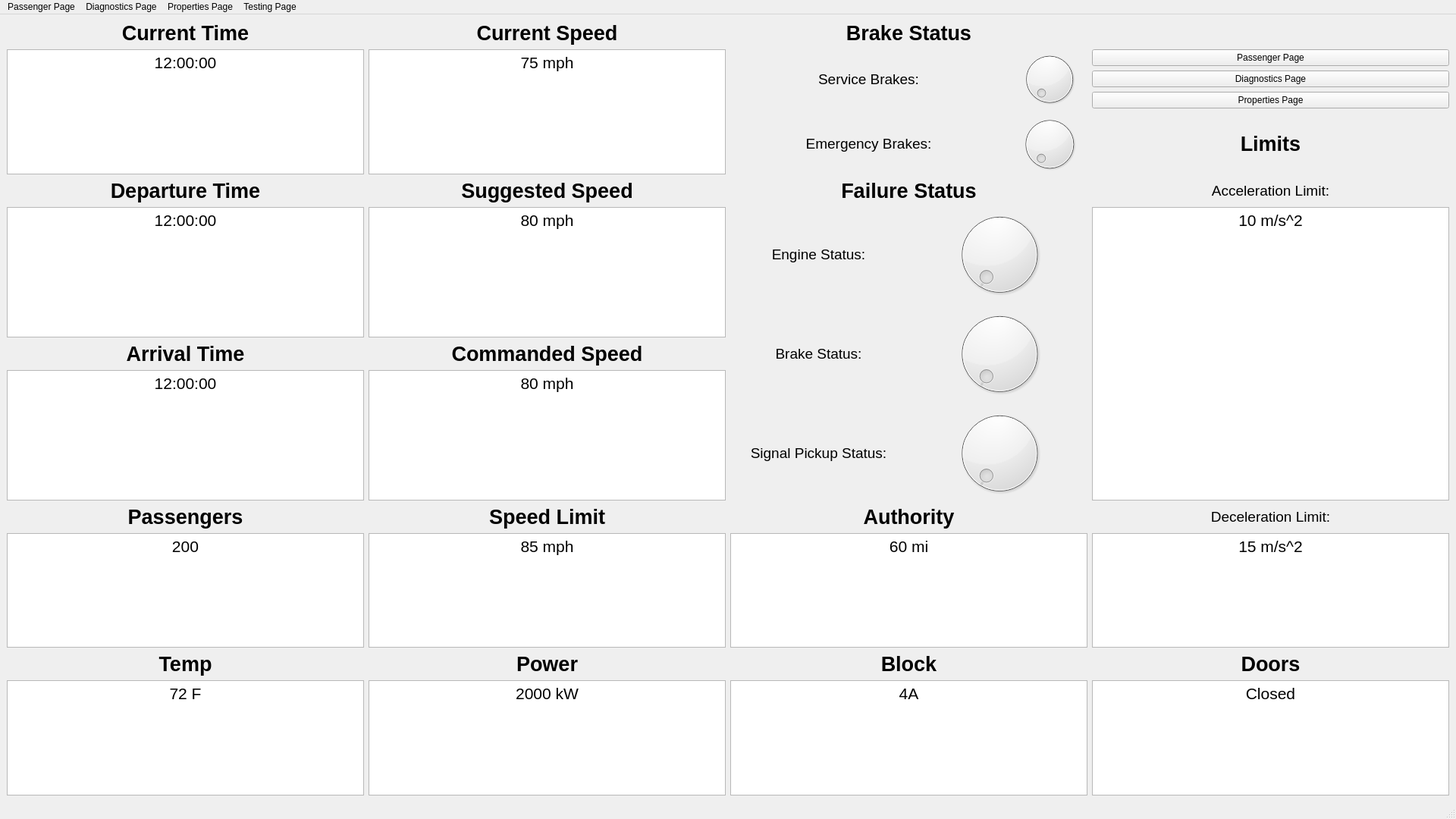
<?xml version="1.0" encoding="UTF-8"?>
<ui version="4.0">
 <class>TrainModel</class>
 <widget class="QMainWindow" name="TrainModel">
  <property name="geometry">
   <rect>
    <x>0</x>
    <y>0</y>
    <width>1920</width>
    <height>1080</height>
   </rect>
  </property>
  <property name="windowTitle">
   <string>MainWindow</string>
  </property>
  <widget class="QWidget" name="centralwidget">
   <layout class="QGridLayout" name="gridLayout_5">
    <item row="0" column="0">
     <layout class="QGridLayout" name="gridLayout">
      <property name="sizeConstraint">
       <enum>QLayout::SetDefaultConstraint</enum>
      </property>
      <item row="3" column="3">
       <layout class="QGridLayout" name="failureStatus_grid">
        <item row="1" column="0">
         <widget class="QLabel" name="brakeFailureStatus_label">
          <property name="font">
           <font>
            <family>Arial</family>
            <pointsize>14</pointsize>
            <weight>50</weight>
            <bold>false</bold>
           </font>
          </property>
          <property name="text">
           <string>Brake Status:</string>
          </property>
          <property name="textFormat">
           <enum>Qt::RichText</enum>
          </property>
          <property name="scaledContents">
           <bool>false</bool>
          </property>
          <property name="alignment">
           <set>Qt::AlignCenter</set>
          </property>
         </widget>
        </item>
        <item row="2" column="0">
         <widget class="QLabel" name="signalPickupFailure_label">
          <property name="font">
           <font>
            <family>Arial</family>
            <pointsize>14</pointsize>
            <weight>50</weight>
            <bold>false</bold>
           </font>
          </property>
          <property name="text">
           <string>Signal Pickup Status:</string>
          </property>
          <property name="textFormat">
           <enum>Qt::RichText</enum>
          </property>
          <property name="scaledContents">
           <bool>false</bool>
          </property>
          <property name="alignment">
           <set>Qt::AlignCenter</set>
          </property>
         </widget>
        </item>
        <item row="1" column="1">
         <widget class="QDial" name="dial_4"/>
        </item>
        <item row="0" column="1">
         <widget class="QDial" name="dial_3">
          <property name="tracking">
           <bool>true</bool>
          </property>
         </widget>
        </item>
        <item row="0" column="0">
         <widget class="QLabel" name="engineFailure_label">
          <property name="font">
           <font>
            <family>Arial</family>
            <pointsize>14</pointsize>
            <weight>50</weight>
            <bold>false</bold>
           </font>
          </property>
          <property name="text">
           <string>Engine Status:</string>
          </property>
          <property name="textFormat">
           <enum>Qt::RichText</enum>
          </property>
          <property name="scaledContents">
           <bool>false</bool>
          </property>
          <property name="alignment">
           <set>Qt::AlignCenter</set>
          </property>
         </widget>
        </item>
        <item row="2" column="1">
         <widget class="QDial" name="dial_5"/>
        </item>
       </layout>
      </item>
      <item row="4" column="4">
       <widget class="QLabel" name="decLimit_label">
        <property name="font">
         <font>
          <family>Arial</family>
          <pointsize>14</pointsize>
          <weight>50</weight>
          <bold>false</bold>
         </font>
        </property>
        <property name="text">
         <string>Deceleration Limit:</string>
        </property>
        <property name="textFormat">
         <enum>Qt::RichText</enum>
        </property>
        <property name="scaledContents">
         <bool>false</bool>
        </property>
        <property name="alignment">
         <set>Qt::AlignCenter</set>
        </property>
       </widget>
      </item>
      <item row="4" column="3">
       <widget class="QLabel" name="authority_label">
        <property name="font">
         <font>
          <family>Arial</family>
          <pointsize>20</pointsize>
          <weight>75</weight>
          <bold>true</bold>
         </font>
        </property>
        <property name="text">
         <string>Authority</string>
        </property>
        <property name="textFormat">
         <enum>Qt::RichText</enum>
        </property>
        <property name="scaledContents">
         <bool>false</bool>
        </property>
        <property name="alignment">
         <set>Qt::AlignCenter</set>
        </property>
       </widget>
      </item>
      <item row="8" column="3">
       <layout class="QGridLayout" name="block_grid">
        <item row="0" column="0">
         <widget class="QLabel" name="block_label">
          <property name="font">
           <font>
            <family>Arial</family>
            <pointsize>20</pointsize>
            <weight>75</weight>
            <bold>true</bold>
           </font>
          </property>
          <property name="text">
           <string>Block</string>
          </property>
          <property name="textFormat">
           <enum>Qt::RichText</enum>
          </property>
          <property name="scaledContents">
           <bool>false</bool>
          </property>
          <property name="alignment">
           <set>Qt::AlignCenter</set>
          </property>
         </widget>
        </item>
       </layout>
      </item>
      <item row="2" column="4">
       <widget class="QLabel" name="accLimit_label">
        <property name="font">
         <font>
          <family>Arial</family>
          <pointsize>14</pointsize>
          <weight>50</weight>
          <bold>false</bold>
         </font>
        </property>
        <property name="text">
         <string>Acceleration Limit:</string>
        </property>
        <property name="textFormat">
         <enum>Qt::RichText</enum>
        </property>
        <property name="scaledContents">
         <bool>false</bool>
        </property>
        <property name="alignment">
         <set>Qt::AlignCenter</set>
        </property>
       </widget>
      </item>
      <item row="1" column="4">
       <layout class="QGridLayout" name="page_buttons_grid">
        <item row="2" column="0">
         <widget class="QPushButton" name="properties_button">
          <property name="text">
           <string>Properties Page</string>
          </property>
         </widget>
        </item>
        <item row="0" column="0">
         <widget class="QPushButton" name="passengerPage_button">
          <property name="text">
           <string>Passenger Page</string>
          </property>
         </widget>
        </item>
        <item row="1" column="0">
         <widget class="QPushButton" name="diagnostics_button">
          <property name="text">
           <string>Diagnostics Page</string>
          </property>
         </widget>
        </item>
        <item row="3" column="0">
         <widget class="QLabel" name="limits_label">
          <property name="font">
           <font>
            <family>Arial</family>
            <pointsize>20</pointsize>
            <weight>75</weight>
            <bold>true</bold>
           </font>
          </property>
          <property name="text">
           <string>Limits</string>
          </property>
          <property name="textFormat">
           <enum>Qt::RichText</enum>
          </property>
          <property name="scaledContents">
           <bool>false</bool>
          </property>
          <property name="alignment">
           <set>Qt::AlignCenter</set>
          </property>
         </widget>
        </item>
       </layout>
      </item>
      <item row="2" column="0">
       <widget class="QLabel" name="departureTime_label">
        <property name="font">
         <font>
          <family>Arial</family>
          <pointsize>20</pointsize>
          <weight>75</weight>
          <bold>true</bold>
         </font>
        </property>
        <property name="text">
         <string>Departure Time</string>
        </property>
        <property name="scaledContents">
         <bool>false</bool>
        </property>
        <property name="alignment">
         <set>Qt::AlignCenter</set>
        </property>
       </widget>
      </item>
      <item row="0" column="3">
       <widget class="QLabel" name="brakeStatus_label">
        <property name="font">
         <font>
          <family>Arial</family>
          <pointsize>20</pointsize>
          <weight>75</weight>
          <bold>true</bold>
         </font>
        </property>
        <property name="text">
         <string>Brake Status</string>
        </property>
        <property name="textFormat">
         <enum>Qt::RichText</enum>
        </property>
        <property name="scaledContents">
         <bool>false</bool>
        </property>
        <property name="alignment">
         <set>Qt::AlignCenter</set>
        </property>
       </widget>
      </item>
      <item row="9" column="4">
       <widget class="QTextBrowser" name="doors_text">
        <property name="verticalScrollBarPolicy">
         <enum>Qt::ScrollBarAlwaysOff</enum>
        </property>
        <property name="horizontalScrollBarPolicy">
         <enum>Qt::ScrollBarAlwaysOff</enum>
        </property>
        <property name="html">
         <string>&lt;!DOCTYPE HTML PUBLIC &quot;-//W3C//DTD HTML 4.0//EN&quot; &quot;http://www.w3.org/TR/REC-html40/strict.dtd&quot;&gt;
&lt;html&gt;&lt;head&gt;&lt;meta name=&quot;qrichtext&quot; content=&quot;1&quot; /&gt;&lt;style type=&quot;text/css&quot;&gt;
p, li { white-space: pre-wrap; }
&lt;/style&gt;&lt;/head&gt;&lt;body style=&quot; font-family:'MS Shell Dlg 2'; font-size:8.25pt; font-weight:400; font-style:normal;&quot;&gt;
&lt;p align=&quot;center&quot; style=&quot; margin-top:0px; margin-bottom:0px; margin-left:0px; margin-right:0px; -qt-block-indent:0; text-indent:0px;&quot;&gt;&lt;span style=&quot; font-size:16pt;&quot;&gt;Closed&lt;/span&gt;&lt;/p&gt;&lt;/body&gt;&lt;/html&gt;</string>
        </property>
       </widget>
      </item>
      <item row="1" column="0">
       <widget class="QTextBrowser" name="currentTime_text">
        <property name="enabled">
         <bool>true</bool>
        </property>
        <property name="sizePolicy">
         <sizepolicy hsizetype="Minimum" vsizetype="Minimum">
          <horstretch>0</horstretch>
          <verstretch>0</verstretch>
         </sizepolicy>
        </property>
        <property name="minimumSize">
         <size>
          <width>1</width>
          <height>1</height>
         </size>
        </property>
        <property name="font">
         <font>
          <family>Arial</family>
          <pointsize>28</pointsize>
         </font>
        </property>
        <property name="verticalScrollBarPolicy">
         <enum>Qt::ScrollBarAlwaysOff</enum>
        </property>
        <property name="horizontalScrollBarPolicy">
         <enum>Qt::ScrollBarAlwaysOff</enum>
        </property>
        <property name="html">
         <string>&lt;!DOCTYPE HTML PUBLIC &quot;-//W3C//DTD HTML 4.0//EN&quot; &quot;http://www.w3.org/TR/REC-html40/strict.dtd&quot;&gt;
&lt;html&gt;&lt;head&gt;&lt;meta name=&quot;qrichtext&quot; content=&quot;1&quot; /&gt;&lt;style type=&quot;text/css&quot;&gt;
p, li { white-space: pre-wrap; }
&lt;/style&gt;&lt;/head&gt;&lt;body style=&quot; font-family:'Arial'; font-size:28pt; font-weight:400; font-style:normal;&quot;&gt;
&lt;p align=&quot;center&quot; style=&quot; margin-top:0px; margin-bottom:0px; margin-left:0px; margin-right:0px; -qt-block-indent:0; text-indent:0px;&quot;&gt;&lt;span style=&quot; font-family:'MS Shell Dlg 2'; font-size:16pt;&quot;&gt;12:00:00&lt;/span&gt;&lt;/p&gt;&lt;/body&gt;&lt;/html&gt;</string>
        </property>
       </widget>
      </item>
      <item row="0" column="0">
       <widget class="QLabel" name="currentTime_label">
        <property name="font">
         <font>
          <family>Arial</family>
          <pointsize>20</pointsize>
          <weight>75</weight>
          <bold>true</bold>
         </font>
        </property>
        <property name="text">
         <string>Current Time</string>
        </property>
        <property name="textFormat">
         <enum>Qt::RichText</enum>
        </property>
        <property name="scaledContents">
         <bool>false</bool>
        </property>
        <property name="alignment">
         <set>Qt::AlignCenter</set>
        </property>
       </widget>
      </item>
      <item row="8" column="4">
       <layout class="QGridLayout" name="doors_grid">
        <item row="0" column="0">
         <widget class="QLabel" name="doors_label">
          <property name="font">
           <font>
            <family>Arial</family>
            <pointsize>20</pointsize>
            <weight>75</weight>
            <bold>true</bold>
           </font>
          </property>
          <property name="text">
           <string>Doors</string>
          </property>
          <property name="textFormat">
           <enum>Qt::RichText</enum>
          </property>
          <property name="scaledContents">
           <bool>false</bool>
          </property>
          <property name="alignment">
           <set>Qt::AlignCenter</set>
          </property>
         </widget>
        </item>
       </layout>
      </item>
      <item row="1" column="3">
       <layout class="QGridLayout" name="brakeStatus_grid">
        <item row="1" column="1">
         <widget class="QDial" name="dial_2"/>
        </item>
        <item row="0" column="1">
         <widget class="QDial" name="dial"/>
        </item>
        <item row="0" column="0">
         <widget class="QLabel" name="serviceBrakes_label">
          <property name="font">
           <font>
            <family>Arial</family>
            <pointsize>14</pointsize>
            <weight>50</weight>
            <bold>false</bold>
           </font>
          </property>
          <property name="text">
           <string>Service Brakes:</string>
          </property>
          <property name="textFormat">
           <enum>Qt::RichText</enum>
          </property>
          <property name="scaledContents">
           <bool>false</bool>
          </property>
          <property name="alignment">
           <set>Qt::AlignCenter</set>
          </property>
         </widget>
        </item>
        <item row="1" column="0">
         <widget class="QLabel" name="emergencyBrakes_label">
          <property name="sizePolicy">
           <sizepolicy hsizetype="Expanding" vsizetype="Preferred">
            <horstretch>0</horstretch>
            <verstretch>0</verstretch>
           </sizepolicy>
          </property>
          <property name="font">
           <font>
            <family>Arial</family>
            <pointsize>14</pointsize>
            <weight>50</weight>
            <bold>false</bold>
           </font>
          </property>
          <property name="text">
           <string>Emergency Brakes:</string>
          </property>
          <property name="textFormat">
           <enum>Qt::RichText</enum>
          </property>
          <property name="scaledContents">
           <bool>false</bool>
          </property>
          <property name="alignment">
           <set>Qt::AlignCenter</set>
          </property>
         </widget>
        </item>
       </layout>
      </item>
      <item row="3" column="4">
       <layout class="QGridLayout" name="accLimit_grid">
        <item row="1" column="0">
         <widget class="QTextBrowser" name="accLimit_text">
          <property name="verticalScrollBarPolicy">
           <enum>Qt::ScrollBarAlwaysOff</enum>
          </property>
          <property name="horizontalScrollBarPolicy">
           <enum>Qt::ScrollBarAlwaysOff</enum>
          </property>
          <property name="html">
           <string>&lt;!DOCTYPE HTML PUBLIC &quot;-//W3C//DTD HTML 4.0//EN&quot; &quot;http://www.w3.org/TR/REC-html40/strict.dtd&quot;&gt;
&lt;html&gt;&lt;head&gt;&lt;meta name=&quot;qrichtext&quot; content=&quot;1&quot; /&gt;&lt;style type=&quot;text/css&quot;&gt;
p, li { white-space: pre-wrap; }
&lt;/style&gt;&lt;/head&gt;&lt;body style=&quot; font-family:'MS Shell Dlg 2'; font-size:8.25pt; font-weight:400; font-style:normal;&quot;&gt;
&lt;p align=&quot;center&quot; style=&quot; margin-top:0px; margin-bottom:0px; margin-left:0px; margin-right:0px; -qt-block-indent:0; text-indent:0px;&quot;&gt;&lt;span style=&quot; font-size:16pt;&quot;&gt;10 m/s^2&lt;/span&gt;&lt;/p&gt;&lt;/body&gt;&lt;/html&gt;</string>
          </property>
         </widget>
        </item>
       </layout>
      </item>
      <item row="6" column="4">
       <widget class="QTextBrowser" name="decLimit_text">
        <property name="verticalScrollBarPolicy">
         <enum>Qt::ScrollBarAlwaysOff</enum>
        </property>
        <property name="horizontalScrollBarPolicy">
         <enum>Qt::ScrollBarAlwaysOff</enum>
        </property>
        <property name="html">
         <string>&lt;!DOCTYPE HTML PUBLIC &quot;-//W3C//DTD HTML 4.0//EN&quot; &quot;http://www.w3.org/TR/REC-html40/strict.dtd&quot;&gt;
&lt;html&gt;&lt;head&gt;&lt;meta name=&quot;qrichtext&quot; content=&quot;1&quot; /&gt;&lt;style type=&quot;text/css&quot;&gt;
p, li { white-space: pre-wrap; }
&lt;/style&gt;&lt;/head&gt;&lt;body style=&quot; font-family:'MS Shell Dlg 2'; font-size:8.25pt; font-weight:400; font-style:normal;&quot;&gt;
&lt;p align=&quot;center&quot; style=&quot; margin-top:0px; margin-bottom:0px; margin-left:0px; margin-right:0px; -qt-block-indent:0; text-indent:0px;&quot;&gt;&lt;span style=&quot; font-size:16pt;&quot;&gt;15 m/s^2&lt;/span&gt;&lt;/p&gt;&lt;/body&gt;&lt;/html&gt;</string>
        </property>
       </widget>
      </item>
      <item row="9" column="2">
       <widget class="QTextBrowser" name="currentSpeed_text_6">
        <property name="font">
         <font>
          <family>Arial</family>
          <pointsize>28</pointsize>
         </font>
        </property>
        <property name="verticalScrollBarPolicy">
         <enum>Qt::ScrollBarAlwaysOff</enum>
        </property>
        <property name="horizontalScrollBarPolicy">
         <enum>Qt::ScrollBarAlwaysOff</enum>
        </property>
        <property name="html">
         <string>&lt;!DOCTYPE HTML PUBLIC &quot;-//W3C//DTD HTML 4.0//EN&quot; &quot;http://www.w3.org/TR/REC-html40/strict.dtd&quot;&gt;
&lt;html&gt;&lt;head&gt;&lt;meta name=&quot;qrichtext&quot; content=&quot;1&quot; /&gt;&lt;style type=&quot;text/css&quot;&gt;
p, li { white-space: pre-wrap; }
&lt;/style&gt;&lt;/head&gt;&lt;body style=&quot; font-family:'Arial'; font-size:28pt; font-weight:400; font-style:normal;&quot;&gt;
&lt;p align=&quot;center&quot; style=&quot; margin-top:0px; margin-bottom:0px; margin-left:0px; margin-right:0px; -qt-block-indent:0; text-indent:0px;&quot;&gt;&lt;span style=&quot; font-family:'MS Shell Dlg 2'; font-size:16pt;&quot;&gt;2000 kW&lt;/span&gt;&lt;/p&gt;&lt;/body&gt;&lt;/html&gt;</string>
        </property>
       </widget>
      </item>
      <item row="2" column="3">
       <widget class="QLabel" name="failureStatus_label">
        <property name="font">
         <font>
          <family>Arial</family>
          <pointsize>20</pointsize>
          <weight>75</weight>
          <bold>true</bold>
         </font>
        </property>
        <property name="text">
         <string>Failure Status</string>
        </property>
        <property name="textFormat">
         <enum>Qt::RichText</enum>
        </property>
        <property name="scaledContents">
         <bool>false</bool>
        </property>
        <property name="alignment">
         <set>Qt::AlignCenter</set>
        </property>
       </widget>
      </item>
      <item row="1" column="2">
       <widget class="QTextBrowser" name="currentSpeed_text">
        <property name="font">
         <font>
          <family>Arial</family>
          <pointsize>28</pointsize>
         </font>
        </property>
        <property name="verticalScrollBarPolicy">
         <enum>Qt::ScrollBarAlwaysOff</enum>
        </property>
        <property name="horizontalScrollBarPolicy">
         <enum>Qt::ScrollBarAlwaysOff</enum>
        </property>
        <property name="html">
         <string>&lt;!DOCTYPE HTML PUBLIC &quot;-//W3C//DTD HTML 4.0//EN&quot; &quot;http://www.w3.org/TR/REC-html40/strict.dtd&quot;&gt;
&lt;html&gt;&lt;head&gt;&lt;meta name=&quot;qrichtext&quot; content=&quot;1&quot; /&gt;&lt;style type=&quot;text/css&quot;&gt;
p, li { white-space: pre-wrap; }
&lt;/style&gt;&lt;/head&gt;&lt;body style=&quot; font-family:'Arial'; font-size:28pt; font-weight:400; font-style:normal;&quot;&gt;
&lt;p align=&quot;center&quot; style=&quot; margin-top:0px; margin-bottom:0px; margin-left:0px; margin-right:0px; -qt-block-indent:0; text-indent:0px;&quot;&gt;&lt;span style=&quot; font-family:'MS Shell Dlg 2'; font-size:16pt;&quot;&gt;75 mph&lt;/span&gt;&lt;/p&gt;&lt;/body&gt;&lt;/html&gt;</string>
        </property>
       </widget>
      </item>
      <item row="6" column="3">
       <widget class="QTextBrowser" name="authority_text">
        <property name="verticalScrollBarPolicy">
         <enum>Qt::ScrollBarAlwaysOff</enum>
        </property>
        <property name="horizontalScrollBarPolicy">
         <enum>Qt::ScrollBarAlwaysOff</enum>
        </property>
        <property name="html">
         <string>&lt;!DOCTYPE HTML PUBLIC &quot;-//W3C//DTD HTML 4.0//EN&quot; &quot;http://www.w3.org/TR/REC-html40/strict.dtd&quot;&gt;
&lt;html&gt;&lt;head&gt;&lt;meta name=&quot;qrichtext&quot; content=&quot;1&quot; /&gt;&lt;style type=&quot;text/css&quot;&gt;
p, li { white-space: pre-wrap; }
&lt;/style&gt;&lt;/head&gt;&lt;body style=&quot; font-family:'MS Shell Dlg 2'; font-size:8.25pt; font-weight:400; font-style:normal;&quot;&gt;
&lt;p align=&quot;center&quot; style=&quot; margin-top:0px; margin-bottom:0px; margin-left:0px; margin-right:0px; -qt-block-indent:0; text-indent:0px;&quot;&gt;&lt;span style=&quot; font-size:16pt;&quot;&gt;60 mi&lt;/span&gt;&lt;/p&gt;&lt;/body&gt;&lt;/html&gt;</string>
        </property>
       </widget>
      </item>
      <item row="8" column="2">
       <widget class="QLabel" name="currentSpeed_label_6">
        <property name="font">
         <font>
          <family>Arial</family>
          <pointsize>20</pointsize>
          <weight>75</weight>
          <bold>true</bold>
         </font>
        </property>
        <property name="text">
         <string>Power</string>
        </property>
        <property name="textFormat">
         <enum>Qt::RichText</enum>
        </property>
        <property name="scaledContents">
         <bool>false</bool>
        </property>
        <property name="alignment">
         <set>Qt::AlignCenter</set>
        </property>
       </widget>
      </item>
      <item row="4" column="0">
       <widget class="QLabel" name="passengers_label">
        <property name="font">
         <font>
          <family>Arial</family>
          <pointsize>20</pointsize>
          <weight>75</weight>
          <bold>true</bold>
         </font>
        </property>
        <property name="text">
         <string>Passengers</string>
        </property>
        <property name="textFormat">
         <enum>Qt::RichText</enum>
        </property>
        <property name="scaledContents">
         <bool>false</bool>
        </property>
        <property name="alignment">
         <set>Qt::AlignCenter</set>
        </property>
       </widget>
      </item>
      <item row="4" column="2">
       <widget class="QLabel" name="speedLimit_label_2">
        <property name="font">
         <font>
          <family>Arial</family>
          <pointsize>20</pointsize>
          <weight>75</weight>
          <bold>true</bold>
         </font>
        </property>
        <property name="text">
         <string>Speed Limit</string>
        </property>
        <property name="textFormat">
         <enum>Qt::RichText</enum>
        </property>
        <property name="scaledContents">
         <bool>false</bool>
        </property>
        <property name="alignment">
         <set>Qt::AlignCenter</set>
        </property>
       </widget>
      </item>
      <item row="2" column="2">
       <widget class="QLabel" name="currentSpeed_label_5">
        <property name="font">
         <font>
          <family>Arial</family>
          <pointsize>20</pointsize>
          <weight>75</weight>
          <bold>true</bold>
         </font>
        </property>
        <property name="text">
         <string>Suggested Speed</string>
        </property>
        <property name="textFormat">
         <enum>Qt::RichText</enum>
        </property>
        <property name="scaledContents">
         <bool>false</bool>
        </property>
        <property name="alignment">
         <set>Qt::AlignCenter</set>
        </property>
       </widget>
      </item>
      <item row="3" column="2">
       <layout class="QGridLayout" name="gridLayout_6">
        <item row="2" column="0">
         <widget class="QTextBrowser" name="suggestedSpeed_text">
          <property name="font">
           <font>
            <family>Arial</family>
            <pointsize>28</pointsize>
           </font>
          </property>
          <property name="verticalScrollBarPolicy">
           <enum>Qt::ScrollBarAlwaysOff</enum>
          </property>
          <property name="horizontalScrollBarPolicy">
           <enum>Qt::ScrollBarAlwaysOff</enum>
          </property>
          <property name="html">
           <string>&lt;!DOCTYPE HTML PUBLIC &quot;-//W3C//DTD HTML 4.0//EN&quot; &quot;http://www.w3.org/TR/REC-html40/strict.dtd&quot;&gt;
&lt;html&gt;&lt;head&gt;&lt;meta name=&quot;qrichtext&quot; content=&quot;1&quot; /&gt;&lt;style type=&quot;text/css&quot;&gt;
p, li { white-space: pre-wrap; }
&lt;/style&gt;&lt;/head&gt;&lt;body style=&quot; font-family:'Arial'; font-size:28pt; font-weight:400; font-style:normal;&quot;&gt;
&lt;p align=&quot;center&quot; style=&quot; margin-top:0px; margin-bottom:0px; margin-left:0px; margin-right:0px; -qt-block-indent:0; text-indent:0px;&quot;&gt;&lt;span style=&quot; font-family:'MS Shell Dlg 2'; font-size:16pt;&quot;&gt;80 mph&lt;/span&gt;&lt;/p&gt;
&lt;p align=&quot;center&quot; style=&quot;-qt-paragraph-type:empty; margin-top:0px; margin-bottom:0px; margin-left:0px; margin-right:0px; -qt-block-indent:0; text-indent:0px; font-family:'MS Shell Dlg 2'; font-size:16pt;&quot;&gt;&lt;br /&gt;&lt;/p&gt;&lt;/body&gt;&lt;/html&gt;</string>
          </property>
         </widget>
        </item>
        <item row="3" column="0">
         <widget class="QLabel" name="label">
          <property name="font">
           <font>
            <family>Arial</family>
            <pointsize>20</pointsize>
            <weight>75</weight>
            <bold>true</bold>
           </font>
          </property>
          <property name="text">
           <string>Commanded Speed</string>
          </property>
          <property name="alignment">
           <set>Qt::AlignCenter</set>
          </property>
         </widget>
        </item>
        <item row="4" column="0">
         <widget class="QTextBrowser" name="textBrowser">
          <property name="html">
           <string>&lt;!DOCTYPE HTML PUBLIC &quot;-//W3C//DTD HTML 4.0//EN&quot; &quot;http://www.w3.org/TR/REC-html40/strict.dtd&quot;&gt;
&lt;html&gt;&lt;head&gt;&lt;meta name=&quot;qrichtext&quot; content=&quot;1&quot; /&gt;&lt;style type=&quot;text/css&quot;&gt;
p, li { white-space: pre-wrap; }
&lt;/style&gt;&lt;/head&gt;&lt;body style=&quot; font-family:'MS Shell Dlg 2'; font-size:8.25pt; font-weight:400; font-style:normal;&quot;&gt;
&lt;p align=&quot;center&quot; style=&quot; margin-top:0px; margin-bottom:0px; margin-left:0px; margin-right:0px; -qt-block-indent:0; text-indent:0px;&quot;&gt;&lt;span style=&quot; font-size:16pt;&quot;&gt;80 mph&lt;/span&gt;&lt;/p&gt;
&lt;p align=&quot;center&quot; style=&quot;-qt-paragraph-type:empty; margin-top:0px; margin-bottom:0px; margin-left:0px; margin-right:0px; -qt-block-indent:0; text-indent:0px; font-size:16pt;&quot;&gt;&lt;br /&gt;&lt;/p&gt;&lt;/body&gt;&lt;/html&gt;</string>
          </property>
         </widget>
        </item>
       </layout>
      </item>
      <item row="0" column="2">
       <widget class="QLabel" name="currentSpeed_label_4">
        <property name="font">
         <font>
          <family>Arial</family>
          <pointsize>20</pointsize>
          <weight>75</weight>
          <bold>true</bold>
         </font>
        </property>
        <property name="text">
         <string>Current Speed</string>
        </property>
        <property name="textFormat">
         <enum>Qt::RichText</enum>
        </property>
        <property name="scaledContents">
         <bool>false</bool>
        </property>
        <property name="alignment">
         <set>Qt::AlignCenter</set>
        </property>
       </widget>
      </item>
      <item row="8" column="0">
       <widget class="QLabel" name="temp_label">
        <property name="font">
         <font>
          <family>Arial</family>
          <pointsize>20</pointsize>
          <weight>75</weight>
          <bold>true</bold>
         </font>
        </property>
        <property name="text">
         <string>Temp</string>
        </property>
        <property name="textFormat">
         <enum>Qt::RichText</enum>
        </property>
        <property name="scaledContents">
         <bool>false</bool>
        </property>
        <property name="alignment">
         <set>Qt::AlignCenter</set>
        </property>
       </widget>
      </item>
      <item row="3" column="0">
       <layout class="QGridLayout" name="gridLayout_4">
        <item row="0" column="0">
         <widget class="QTextBrowser" name="departureTime_text">
          <property name="font">
           <font>
            <family>Arial</family>
            <pointsize>28</pointsize>
           </font>
          </property>
          <property name="verticalScrollBarPolicy">
           <enum>Qt::ScrollBarAlwaysOff</enum>
          </property>
          <property name="horizontalScrollBarPolicy">
           <enum>Qt::ScrollBarAlwaysOff</enum>
          </property>
          <property name="html">
           <string>&lt;!DOCTYPE HTML PUBLIC &quot;-//W3C//DTD HTML 4.0//EN&quot; &quot;http://www.w3.org/TR/REC-html40/strict.dtd&quot;&gt;
&lt;html&gt;&lt;head&gt;&lt;meta name=&quot;qrichtext&quot; content=&quot;1&quot; /&gt;&lt;style type=&quot;text/css&quot;&gt;
p, li { white-space: pre-wrap; }
&lt;/style&gt;&lt;/head&gt;&lt;body style=&quot; font-family:'Arial'; font-size:28pt; font-weight:400; font-style:normal;&quot;&gt;
&lt;p align=&quot;center&quot; style=&quot; margin-top:0px; margin-bottom:0px; margin-left:0px; margin-right:0px; -qt-block-indent:0; text-indent:0px;&quot;&gt;&lt;span style=&quot; font-family:'MS Shell Dlg 2'; font-size:16pt;&quot;&gt;12:00:00&lt;/span&gt;&lt;/p&gt;&lt;/body&gt;&lt;/html&gt;</string>
          </property>
         </widget>
        </item>
        <item row="1" column="0">
         <widget class="QLabel" name="arrivalTime_label">
          <property name="font">
           <font>
            <family>Arial</family>
            <pointsize>20</pointsize>
            <weight>75</weight>
            <bold>true</bold>
           </font>
          </property>
          <property name="text">
           <string>Arrival Time</string>
          </property>
          <property name="textFormat">
           <enum>Qt::RichText</enum>
          </property>
          <property name="scaledContents">
           <bool>false</bool>
          </property>
          <property name="alignment">
           <set>Qt::AlignCenter</set>
          </property>
         </widget>
        </item>
        <item row="2" column="0">
         <widget class="QTextBrowser" name="arrivalTime_text">
          <property name="font">
           <font>
            <family>Arial</family>
            <pointsize>28</pointsize>
           </font>
          </property>
          <property name="verticalScrollBarPolicy">
           <enum>Qt::ScrollBarAlwaysOff</enum>
          </property>
          <property name="horizontalScrollBarPolicy">
           <enum>Qt::ScrollBarAlwaysOff</enum>
          </property>
          <property name="html">
           <string>&lt;!DOCTYPE HTML PUBLIC &quot;-//W3C//DTD HTML 4.0//EN&quot; &quot;http://www.w3.org/TR/REC-html40/strict.dtd&quot;&gt;
&lt;html&gt;&lt;head&gt;&lt;meta name=&quot;qrichtext&quot; content=&quot;1&quot; /&gt;&lt;style type=&quot;text/css&quot;&gt;
p, li { white-space: pre-wrap; }
&lt;/style&gt;&lt;/head&gt;&lt;body style=&quot; font-family:'Arial'; font-size:28pt; font-weight:400; font-style:normal;&quot;&gt;
&lt;p align=&quot;center&quot; style=&quot; margin-top:0px; margin-bottom:0px; margin-left:0px; margin-right:0px; -qt-block-indent:0; text-indent:0px;&quot;&gt;&lt;span style=&quot; font-family:'MS Shell Dlg 2'; font-size:16pt;&quot;&gt;12:00:00&lt;/span&gt;&lt;/p&gt;&lt;/body&gt;&lt;/html&gt;</string>
          </property>
         </widget>
        </item>
       </layout>
      </item>
      <item row="9" column="3">
       <widget class="QTextBrowser" name="block_text">
        <property name="font">
         <font>
          <family>Arial</family>
          <pointsize>28</pointsize>
         </font>
        </property>
        <property name="verticalScrollBarPolicy">
         <enum>Qt::ScrollBarAlwaysOff</enum>
        </property>
        <property name="horizontalScrollBarPolicy">
         <enum>Qt::ScrollBarAlwaysOff</enum>
        </property>
        <property name="html">
         <string>&lt;!DOCTYPE HTML PUBLIC &quot;-//W3C//DTD HTML 4.0//EN&quot; &quot;http://www.w3.org/TR/REC-html40/strict.dtd&quot;&gt;
&lt;html&gt;&lt;head&gt;&lt;meta name=&quot;qrichtext&quot; content=&quot;1&quot; /&gt;&lt;style type=&quot;text/css&quot;&gt;
p, li { white-space: pre-wrap; }
&lt;/style&gt;&lt;/head&gt;&lt;body style=&quot; font-family:'Arial'; font-size:28pt; font-weight:400; font-style:normal;&quot;&gt;
&lt;p align=&quot;center&quot; style=&quot; margin-top:0px; margin-bottom:0px; margin-left:0px; margin-right:0px; -qt-block-indent:0; text-indent:0px;&quot;&gt;&lt;span style=&quot; font-family:'MS Shell Dlg 2'; font-size:16pt;&quot;&gt;4A&lt;/span&gt;&lt;/p&gt;&lt;/body&gt;&lt;/html&gt;</string>
        </property>
       </widget>
      </item>
      <item row="6" column="2">
       <widget class="QTextBrowser" name="speedLimit_text">
        <property name="font">
         <font>
          <family>Arial</family>
          <pointsize>28</pointsize>
         </font>
        </property>
        <property name="verticalScrollBarPolicy">
         <enum>Qt::ScrollBarAlwaysOff</enum>
        </property>
        <property name="horizontalScrollBarPolicy">
         <enum>Qt::ScrollBarAlwaysOff</enum>
        </property>
        <property name="html">
         <string>&lt;!DOCTYPE HTML PUBLIC &quot;-//W3C//DTD HTML 4.0//EN&quot; &quot;http://www.w3.org/TR/REC-html40/strict.dtd&quot;&gt;
&lt;html&gt;&lt;head&gt;&lt;meta name=&quot;qrichtext&quot; content=&quot;1&quot; /&gt;&lt;style type=&quot;text/css&quot;&gt;
p, li { white-space: pre-wrap; }
&lt;/style&gt;&lt;/head&gt;&lt;body style=&quot; font-family:'Arial'; font-size:28pt; font-weight:400; font-style:normal;&quot;&gt;
&lt;p align=&quot;center&quot; style=&quot; margin-top:0px; margin-bottom:0px; margin-left:0px; margin-right:0px; -qt-block-indent:0; text-indent:0px;&quot;&gt;&lt;span style=&quot; font-family:'MS Shell Dlg 2'; font-size:16pt;&quot;&gt;85 mph&lt;/span&gt;&lt;/p&gt;&lt;/body&gt;&lt;/html&gt;</string>
        </property>
       </widget>
      </item>
      <item row="9" column="0">
       <widget class="QTextBrowser" name="temp_text">
        <property name="verticalScrollBarPolicy">
         <enum>Qt::ScrollBarAlwaysOff</enum>
        </property>
        <property name="horizontalScrollBarPolicy">
         <enum>Qt::ScrollBarAlwaysOff</enum>
        </property>
        <property name="html">
         <string>&lt;!DOCTYPE HTML PUBLIC &quot;-//W3C//DTD HTML 4.0//EN&quot; &quot;http://www.w3.org/TR/REC-html40/strict.dtd&quot;&gt;
&lt;html&gt;&lt;head&gt;&lt;meta name=&quot;qrichtext&quot; content=&quot;1&quot; /&gt;&lt;style type=&quot;text/css&quot;&gt;
p, li { white-space: pre-wrap; }
&lt;/style&gt;&lt;/head&gt;&lt;body style=&quot; font-family:'MS Shell Dlg 2'; font-size:8.25pt; font-weight:400; font-style:normal;&quot;&gt;
&lt;p align=&quot;center&quot; style=&quot; margin-top:0px; margin-bottom:0px; margin-left:0px; margin-right:0px; -qt-block-indent:0; text-indent:0px;&quot;&gt;&lt;span style=&quot; font-size:16pt;&quot;&gt;72 F&lt;/span&gt;&lt;/p&gt;&lt;/body&gt;&lt;/html&gt;</string>
        </property>
       </widget>
      </item>
      <item row="6" column="0">
       <widget class="QTextBrowser" name="passengers_text">
        <property name="verticalScrollBarPolicy">
         <enum>Qt::ScrollBarAlwaysOff</enum>
        </property>
        <property name="horizontalScrollBarPolicy">
         <enum>Qt::ScrollBarAlwaysOff</enum>
        </property>
        <property name="html">
         <string>&lt;!DOCTYPE HTML PUBLIC &quot;-//W3C//DTD HTML 4.0//EN&quot; &quot;http://www.w3.org/TR/REC-html40/strict.dtd&quot;&gt;
&lt;html&gt;&lt;head&gt;&lt;meta name=&quot;qrichtext&quot; content=&quot;1&quot; /&gt;&lt;style type=&quot;text/css&quot;&gt;
p, li { white-space: pre-wrap; }
&lt;/style&gt;&lt;/head&gt;&lt;body style=&quot; font-family:'MS Shell Dlg 2'; font-size:8.25pt; font-weight:400; font-style:normal;&quot;&gt;
&lt;p align=&quot;center&quot; style=&quot; margin-top:0px; margin-bottom:0px; margin-left:0px; margin-right:0px; -qt-block-indent:0; text-indent:0px;&quot;&gt;&lt;span style=&quot; font-size:16pt;&quot;&gt;200&lt;/span&gt;&lt;/p&gt;&lt;/body&gt;&lt;/html&gt;</string>
        </property>
       </widget>
      </item>
     </layout>
    </item>
   </layout>
  </widget>
  <widget class="QMenuBar" name="menubar">
   <property name="geometry">
    <rect>
     <x>0</x>
     <y>0</y>
     <width>1920</width>
     <height>21</height>
    </rect>
   </property>
   <widget class="QMenu" name="menufdf">
    <property name="title">
     <string>Passenger Page</string>
    </property>
   </widget>
   <widget class="QMenu" name="menuDiagnostics_Page">
    <property name="title">
     <string>Diagnostics Page</string>
    </property>
   </widget>
   <widget class="QMenu" name="menuProperties_Page">
    <property name="title">
     <string>Properties Page</string>
    </property>
   </widget>
   <widget class="QMenu" name="menuTesting_Page">
    <property name="title">
     <string>Testing Page</string>
    </property>
   </widget>
   <addaction name="menufdf"/>
   <addaction name="menuDiagnostics_Page"/>
   <addaction name="menuProperties_Page"/>
   <addaction name="menuTesting_Page"/>
  </widget>
  <widget class="QStatusBar" name="statusbar"/>
 </widget>
 <resources/>
 <connections/>
</ui>
